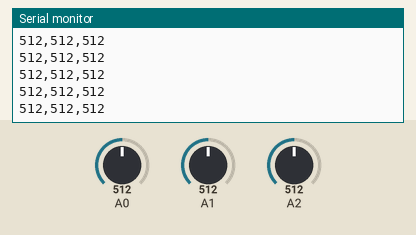
The sketch below on a simulated Arduino Uno, built with avr-gcc and run on an emulated ATmega328P. Shown: the last lines printed to the serial monitor. The test bench sets the inputs (shaded band); at power-on: A0 = 512, A1 = 512, A2 = 512.

Above: at 1.2 s.
1.3 s: A0 set to 11
At 2.3 s:
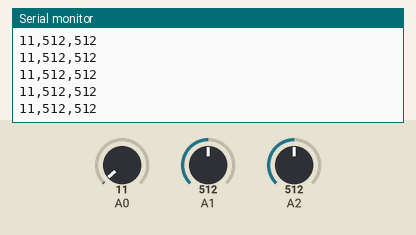
2.8 s: A0 set to 8
At 3.6 s:
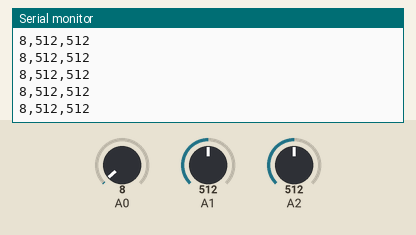
4.3 s: A1 set to 981
At 4.8 s:
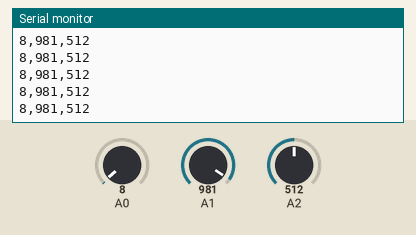
5.8 s: A1 set to 1013
At 6.5 s:
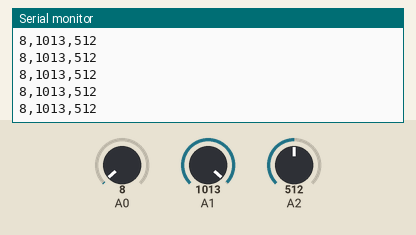
Timing chart, 0 to 8.8 s (numbered marks = the images above; inputs shaded):
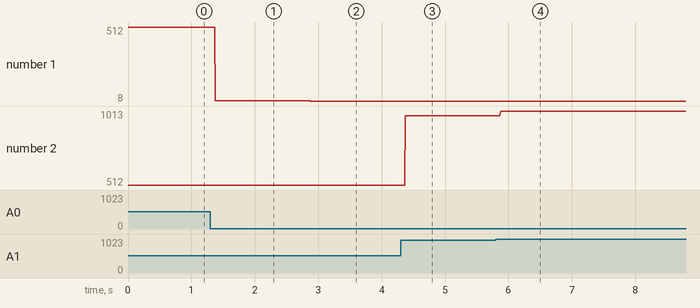

The sketch:

3_pots.ino
```cpp
int Pot0 = A0;
int Pot1 = A1;
int Pot2 = A2;

void setup() {
  // put your setup code here, to run once:
  pinMode(A0, INPUT);
  pinMode(A1, INPUT);
  pinMode(A2, INPUT);
  Serial.begin(9600);
}

void loop() {
  // put your main code here, to run repeatedly:
  int val0 = analogRead(A0);
  int val1 = analogRead(A1);
  int val2 = analogRead(A2);

  Serial.print(val0);
  Serial.print(",");
  Serial.print(val1);
  Serial.print(",");
  Serial.println(val2);
}
```

Measured:
- after the input at 1.3 s, the serial monitor: prints a new line after 0.08 s (image 1)
- after the input at 2.8 s, the serial monitor: prints a new line after 0.08 s (image 2)
- after the input at 4.3 s, the serial monitor: prints a new line after 0.08 s (image 3)
- after the input at 5.8 s, the serial monitor: prints a new line after 0.07 s (image 4)
- plotted number 1: 512 → 11 after the input at 1.3 s, 11 → 8 after the input at 2.8 s
- plotted number 2: 512 → 981 after the input at 4.3 s, 981 → 1013 after the input at 5.8 s
